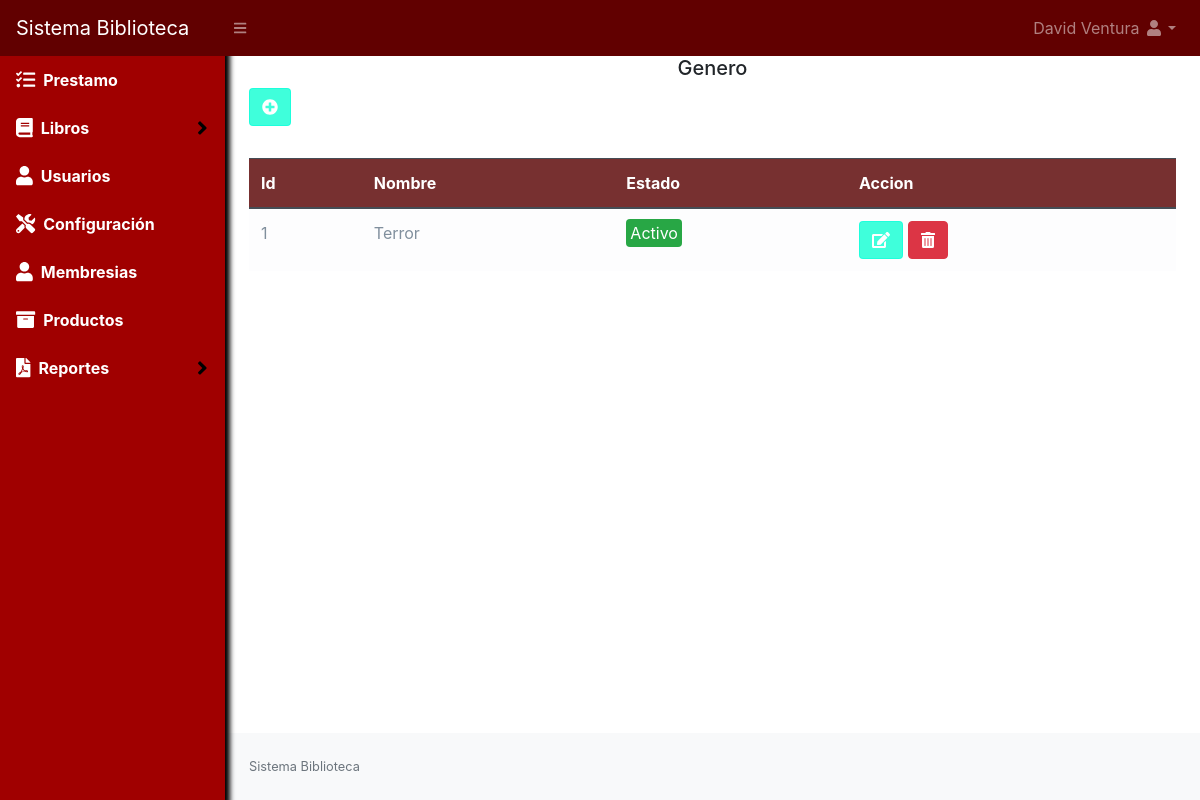
Page /materia (signed in) on the committed database.
### tables this page shows
CREATE TABLE `materia` (
  `id` int NOT NULL AUTO_INCREMENT,
  `materia` text NOT NULL,
  `estado` int NOT NULL DEFAULT '1',
  PRIMARY KEY (`id`)
);

### Libraries/Core/Views.php (called while the page is built)
<?php
class Views{
    function getView($controller, $view, $data="", $alert="", $config = "", $cliente = "")
    {
        $controller = get_class($controller);
        if ($controller == "Home") {
            $view = "Views/".$view.".php";
        }else{
            $view = "Views/" . $controller . "/" . $view . ".php";
        }
        require_once($view);
    }
}
?>

### index.php (called while the page is built, shortened)
<?php
require_once("Helpers/Helpers.php");
require_once("Libraries/Core/Load.php");
?>

### Libraries/Core/Mysql.php (called while the page is built, shortened)
<?php
class Mysql extends Conexion{
    private $conexion;
    function __construct()
    {
        $this->conexion = new Conexion();
        $this->conexion = $this->conexion->conect();
    }
    public function select_all(string $query){
        $this->strquery = $query;
        $result = $this->conexion->prepare($this->strquery);
        $result->execute();
        $data = $result->fetchall(PDO::FETCH_ASSOC);
        return $data;
    }
}
?>

### Libraries/Core/Conexion.php (called while the page is built)
<?php
class Conexion{
    private $conect;
    public function __construct()
    {
      $conexion = "mysql:host=".HOST.";dbname=".BD.";.CHARSET.";
      try {
          $this->conect = new PDO($conexion, DB_USER, PASS);
          $this->conect->setAttribute(PDO::ATTR_ERRMODE, PDO::ERRMODE_EXCEPTION);
      } catch (PDOException $e) {
          $this->conect = "Error en la conexion";
          echo "Error: " . $e->getMessage();
      }
    }
    public function conect()
    {
        return $this->conect;
    }
}
?>

### Models/MateriaModel.php (called while the page is built, shortened)
<?php
class MateriaModel extends Mysql{
    public function selectMateria()
    {
        $sql = "SELECT * FROM materia";
        $res = $this->select_all($sql);
        return $res;
    }
}
?>

### Helpers/Helpers.php (called while the page is built, shortened)
<?php
function base_url()
{
    return BASE_URL;
}
?>

### Views/materia/listar.php (the view, shortened to what this page needs)
<div id="layoutSidenav_content">
    <main>
        <div class="container-fluid">
            <h5 class="text-center">Genero</h5>
            <div class="row">
                <div class="col-lg-12">
                    <button class="btn btn-primary mb-2" type="button" data-toggle="modal" data-target="#nuevoMateria"><i class="fas fa-plus-circle"></i></button>
                    <div class="table-responsive">
                        <table class="table table-light mt-4" id="table">
                            <thead class="thead-dark">
                                <tr>
                                    <th>Id</th>
                                    <th>Nombre</th>
                                    <th>Estado</th>
                                    <th>Accion</th>
                                </tr>
                            </thead>
                            <tbody>
                                <?php foreach ($data as $materia) {
                                    if ($materia['estado'] == 1) {
                                        $estado = '<span class="badge-success p-1 rounded">Activo</span>';
                                    } else {
                                        $estado = '<span class="badge-danger p-1 rounded">Inactivo</span>';
                                    }
                                ?>
                                    <tr>
                                        <td><?php echo $materia['id']; ?></td>
                                        <td><?php echo $materia['materia']; ?></td>
                                        <td><?php echo $estado; ?></td>
                                        <td>
                                            <a class="btn btn-primary" href="<?php echo base_url() ?>materia/editar?id=<?php echo $materia['id'] ?>"><i class="fas fa-edit"></i></a>
                                            <?php if ($materia['estado'] == 1) { ?>
                                                <form method="post" action="<?php echo base_url() ?>materia/eliminar" class="d-inline eliminar">
                                                    <button class="btn btn-danger" type="submit"><i class="fas fa-trash-alt"></i></button>
                                                </form>
                                            <?php } ?>
                                        </td>
                                    </tr>
                                <?php } ?>
                            </tbody>
                        </table>
                    </div>
                </div>
            </div>
        </div>
    </main>

### rows in the picture
materia: id "1", materia "Terror", estado "Activo"

### other values in the picture
$_SESSION['nombre'] "David Ventura"
